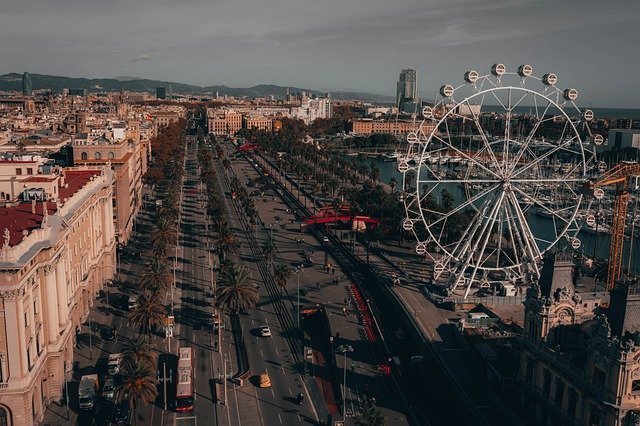
#> input picture PercepcionComputacional/TA1/Tratamiento-del-paisaje.jpg, 640 x 426 px
$ jupyter execute PC1_Pereira_Jose.ipynb   (shell and % lines are left out)
#> lines starting #> are read from the running program, lines starting #| are printed output that depends on the picture
# Laboratorio: Aplicación de operaciones elementales
**Nombre:** José Miguel Pereira Pontón

**Objetivos**

El objetivo de este laboratorio es familiarizarnos con las técnicas y herramientas de procesado de imagen. Tras realizar este laboratorio serás capaz de mejorar una imagen mediante la aplicación de técnicas básicas de preprocesado.

**Contenido**

1. Librerías
2. Importación de las imágenes
3. Corrección Gamma
4. Ecualización por Histograma

[cell 1]
# En caso de necesitar instalar las librerías, descomentar las líneas de comando!
#pip install opencv-python
#pip install numpy
#pip install matplotlib
#pip install imhist

[cell 2]
# Importación de las liberías
import numpy as np
import cv2
import matplotlib.pyplot as plt
import os
#from imhist import imhist, imcdf

[cell 3]
# Importar la imagen
img = cv2.imread("Tratamiento-del-paisaje.jpg", cv2.IMREAD_COLOR)
#> img is the input picture: shape (426, 640, 3); mean B, G, R 71.5, 74.7, 81.3

[cell 4]
cv2.imshow("image", img)
cv2.waitKey(0)
cv2.destroyAllWindows()

[cell 5]
plt.imshow(img,)
plt.show()

Cuando se importa la imagen mediante OpenCV, se la extrae en formato BGR, para la imagen con Matplotlib, la convertimos RGB en primera instancia.

[cell 6]
# Definición de función para convertir de BGR a RGB
def printRGB(image):
    image2 = cv2.cvtColor(image, cv2.COLOR_BGR2RGB)
    plt.imshow(image2,)
    plt.show()

[cell 7]
# Imprimir la imagen original en RGB
printRGB(img)

# Ecuación de la correción Gamma

$$\color{blue}{O=(\frac{I}{255})^{1/\gamma}}$$

*I:* Pixel de entrada [0,255]

*O:* Pixel de salida [0,255]

*${\gamma}$:* Control del brillo de la imagen.

Vamos a crear la función para el ajuste gamma

[cell 8]
# Función para la corrección gamma de la imagen
def adjust_gamma(image, gamma=1.0): # Valor de gamma por default 1
    # Creación de una tabla de busqueda para el mapeo de los valores de
    # pixel entre [0,255] al valor de gamma creado
    invGamma = 1.0 / gamma
    table = np.array([((i / 255.0) ** invGamma) * 255 for i in np.arange(0, 256)]).astype("uint8")
    # Aplicacion de la corrección gamma
    return cv2.LUT(image, table)

[cell 9]
# Función para mostrar juntas las dos imágenes
def printOriginalTranformed(image, gamma):
    image1 = cv2.cvtColor(image, cv2.COLOR_BGR2RGB)

    adjusted = adjust_gamma(image, gamma=gamma)
    adjusted = cv2.cvtColor(adjusted, cv2.COLOR_BGR2RGB)

    plt.subplots(figsize=(30, 15))
    plt.subplot(221)
    plt.imshow(image1)
    plt.title('Original')
    plt.subplot(222)
    plt.imshow(adjusted)
    titulo = 'Imagen con Corrección Gamma: ' + str(gamma)
    plt.title(titulo)

## Casos:

1. $\gamma = 1$

[cell 10]
def histograma(image, version):
    color = ('b','g','r')
    for channel,col in enumerate(color):
        histr = cv2.calcHist([image],[channel],None,[256],[0,256])
        plt.plot(histr,color = col)
        plt.xlim([0,256])
    titulo = 'Histograma de la imagen ' + version
    plt.title(titulo)
    plt.show()

[cell 11]
gamma = 1;

printOriginalTranformed(img, gamma = gamma)

[cell 12]
histograma(img, 'original')

[cell 13]
histograma(adjust_gamma(img,gamma), 'Ajustado')
#> the loop in histograma (call 2), `for channel,col in enumerate(color):` made 3 passes
#> col on passes 1 to 3: 'b', 'g', 'r'

2. $\gamma = 0.5$

[cell 14]
gamma = 0.5;

printOriginalTranformed(img, gamma = gamma)

[cell 15]
histograma(img, 'original')

[cell 16]
histograma(adjust_gamma(img,gamma), 'Ajustado')

3. $\gamma = 2$

[cell 17]
gamma = 2.5;

printOriginalTranformed(img, gamma = gamma)
#> in adjust_gamma (call 5), `return cv2.LUT(image, table)`:
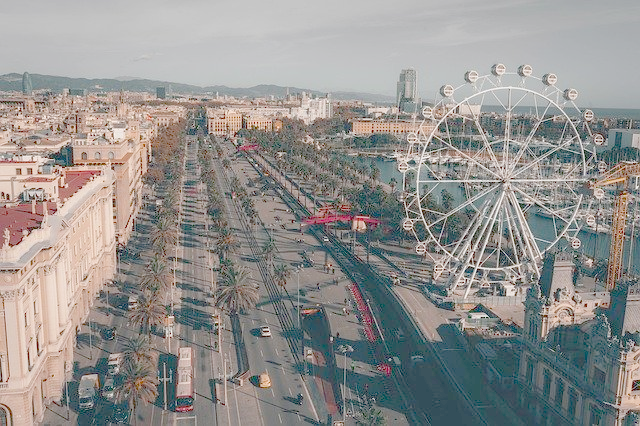
#> returned value: shape (426, 640, 3); mean of channels 0, 1, 2 143.6, 146, 147.4; drawn as B, G, R

[cell 18]
histograma(img, 'original')

[cell 19]
histograma(adjust_gamma(img,gamma), 'Ajustado')

Se logra apreciar que con un gamma < 1, se logra tener una imagen más oscura que la original, en el histograma se logra apreciar este efecto, debido a que se tiene una comprensión de cuanto a los valores cercanos a 0 (Negro).

Cuando se realiza la corrección mediante un gamma > 1, el histograma se logra ver expandido, si bien, antes se tiene una fuerte presencia de colores oscuros, ya se tiene una mayor variedad de tonos claros. Este efecto se lo logra apreciar en las tonalidades de la imagen.

[cell 20]
def ecualizadorRGB(imagen):
    # Separar cada uno de los canales, recordando que la imagen está en formato BGR
    b,g,r = cv2.split(imagen)
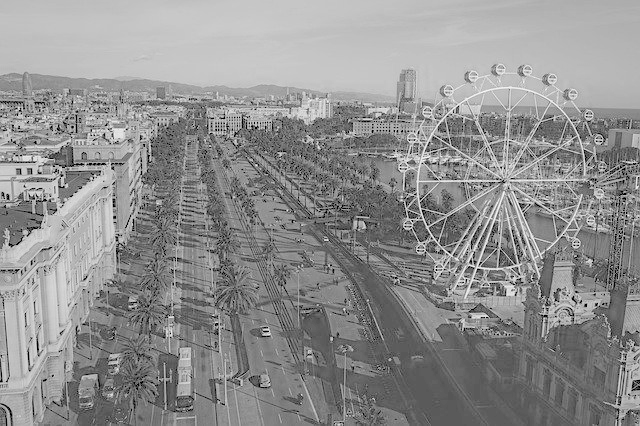
#> b: shape (426, 640); min 0, max 252, mean 143.6
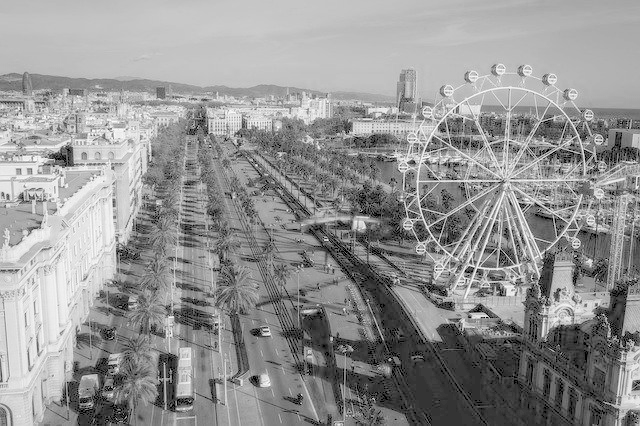
#> r: shape (426, 640); min 0, max 255, mean 147.4
    hist_b, bin_b = np.histogram(b.flatten(), 256, [0, 256])
#> hist_b = 256 values, max 5974 at index 198, min 0 at index 1, mean 1065; bin_b = 257 values from 0 to 256
    hist_g, bin_g = np.histogram(g.flatten(), 256, [0, 256])
#> hist_g = 256 values, max 6089 at index 198, min 0 at index 1, mean 1065; bin_g = 257 values from 0 to 256
    hist_r, bin_r = np.histogram(r.flatten(), 256, [0, 256])
#> hist_r = 256 values, max 6111 at index 195, min 0 at index 1, mean 1065; bin_r = 257 values from 0 to 256

    # Calcular la Funcion de Distribución Acumulada: Cumulative distribution function (cdf)
    cdf_b = np.cumsum(hist_b)
#> cdf_b = 256 values from 2507 to 272640
    cdf_g = np.cumsum(hist_g)
#> cdf_g = 256 values from 1225 to 272640
    cdf_r = np.cumsum(hist_r)
#> cdf_r = 256 values from 3702 to 272640

    # Generar una máscara del tamaño de los pixeles, iniciada en 0 y reemplazado con la media
    # Realizado para el canal azul
    cdf_mask_b = np.ma.masked_equal(cdf_b,0)
    cdf_mask_b = (cdf_mask_b - cdf_mask_b.min())*255/(cdf_mask_b.max()-cdf_mask_b.min())
    cdf_final_b = np.ma.filled(cdf_mask_b,0).astype('uint8')
#> cdf_final_b = 256 values from 0 to 255

    # Realizado para el canal verde
    cdf_mask_g = np.ma.masked_equal(cdf_g,0)
    cdf_mask_g = (cdf_mask_g - cdf_mask_g.min())*255/(cdf_mask_g.max()-cdf_mask_g.min())
    cdf_final_g = np.ma.filled(cdf_mask_g,0).astype('uint8')
#> cdf_final_g = 256 values from 0 to 255

    # Realizado para el canal rojo
    cdf_mask_r = np.ma.masked_equal(cdf_r,0)
    cdf_mask_r = (cdf_mask_r - cdf_mask_r.min())*255/(cdf_mask_r.max()-cdf_mask_r.min())
    cdf_final_r = np.ma.filled(cdf_mask_r,0).astype('uint8')
#> cdf_final_r = 256 values from 0 to 255

    # uniendo las imagenes en los canales b,g,r
    img_b = cdf_final_b[b]
    img_g = cdf_final_g[g]
    img_r = cdf_final_r[r]
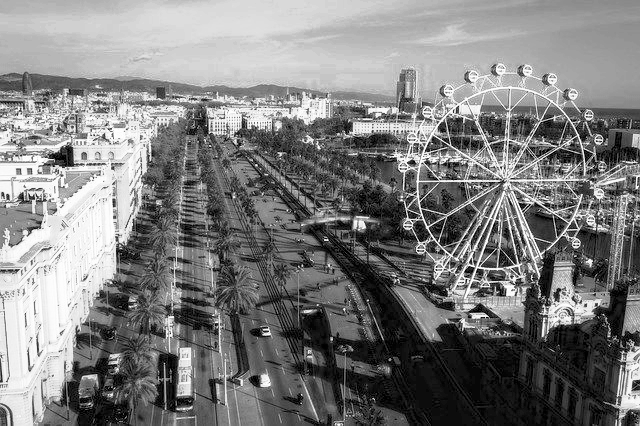
#> img_r: shape (426, 640); min 0, max 255, mean 126.3
    img_out = cv2.merge((img_b, img_g, img_r))
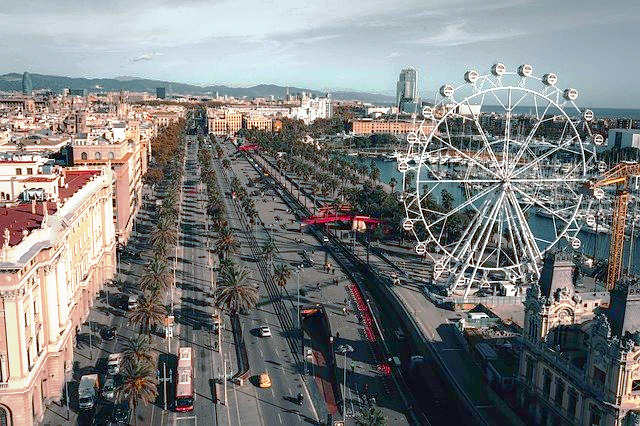
#> img_out: shape (426, 640, 3); mean B, G, R 127.1, 127.6, 126.3

    return img_out

[cell 21]
img_eq = ecualizadorRGB(adjust_gamma(img,gamma))
printRGB(img_eq)

[cell 22]
histograma(img_eq, ' Ecualizada')

[cell 23]
# Guardado de las imágenes
#cv2.imwrite('imagenEcualizadaGamma.jpg', img_eq)
#cv2.imwrite('imagenGamma.jpg', adjust_gamma(img,gamma))

Se logra apreciar que se obtuvo un mejor contraste en la foto tras haber aplicado una ecualización por histograma después de una corrección gamma.
En el histograma se logra apreciar una mejor distribución en cuanto las tonalidades

[cell 24]
imagen2 = cv2.imread("imagen2.jpg", cv2.IMREAD_COLOR)
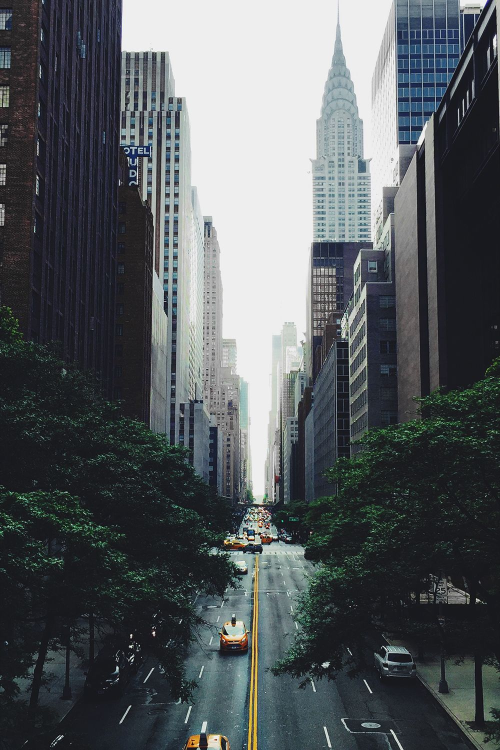
#> input picture PercepcionComputacional/TA1/imagen2.jpg, 1000 x 1500 px (shown at 1/2 size)
#> imagen2 is the input picture: shape (1500, 1000, 3); mean B, G, R 93.5, 90.6, 85.5
printRGB(imagen2)

[cell 25]
histograma(imagen2, 'original')

[cell 26]
# ajustar mediante corrección gamma, con gamma = 2.5
imagen2_gamma = adjust_gamma(imagen2,gamma)
printRGB(imagen2_gamma)

[cell 27]
histograma(imagen2_gamma, 'corrección gamma con factor 2.5')
#> in histograma (call 9), `plt.show()`:
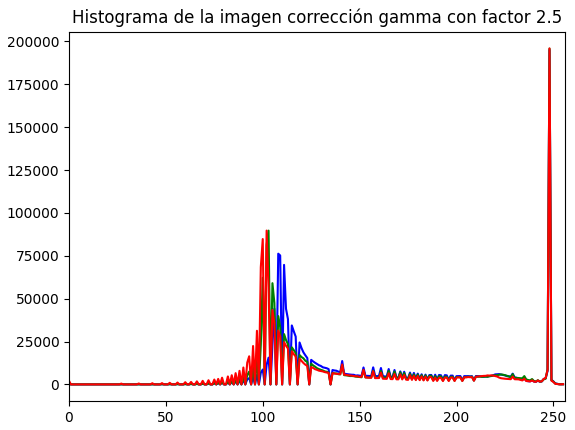
#> figure drawn by matplotlib, 1 panel; curve peaks at x = 248, y = 195024; curve peaks at x = 248, y = 195796; curve peaks at x = 248, y = 195951

[cell 28]
imagen2_eq = ecualizadorRGB(imagen2_gamma)
#> in ecualizadorRGB (call 2), `b,g,r = cv2.split(imagen)`:
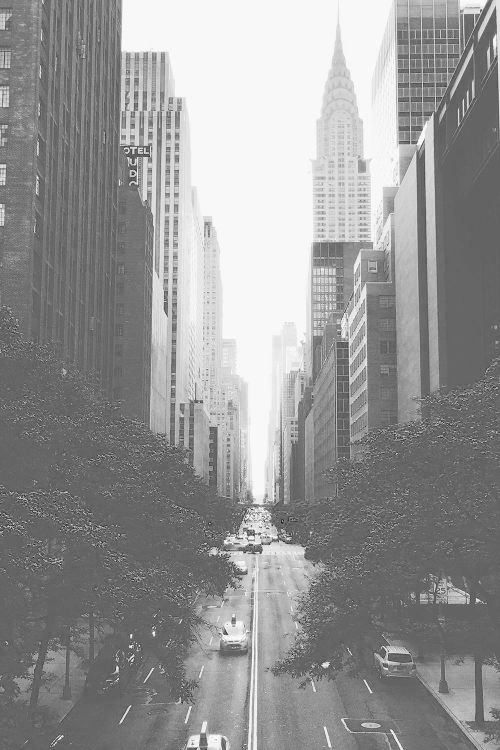
#> r: shape (1500, 1000) (shown at 1/2 size); min 0, max 255, mean 148.8
#> in ecualizadorRGB (call 2), `hist_b, bin_b = np.histogram(b.flatten(), 256, [0, 256])`: hist_b = 256 values, max 195024 at index 248, min 0 at index 1, mean 5859.4
#> in ecualizadorRGB (call 2), `hist_g, bin_g = np.histogram(g.flatten(), 256, [0, 256])`: hist_g = 256 values, max 195796 at index 248, min 0 at index 1, mean 5859.4
#> in ecualizadorRGB (call 2), `hist_r, bin_r = np.histogram(r.flatten(), 256, [0, 256])`: hist_r = 256 values, max 195951 at index 248, min 0 at index 1, mean 5859.4
#> in ecualizadorRGB (call 2), `cdf_b = np.cumsum(hist_b)`: cdf_b = 256 values from 509 to 1500000
#> in ecualizadorRGB (call 2), `cdf_g = np.cumsum(hist_g)`: cdf_g = 256 values from 46 to 1500000
#> in ecualizadorRGB (call 2), `cdf_r = np.cumsum(hist_r)`: cdf_r = 256 values from 2080 to 1500000
#> in ecualizadorRGB (call 2), `img_out = cv2.merge((img_b, img_g, img_r))`:
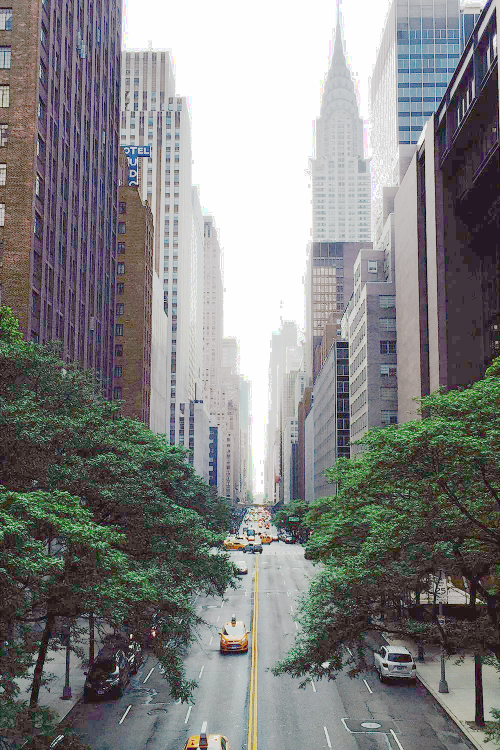
#> img_out: shape (1500, 1000, 3) (shown at 1/2 size); mean B, G, R 130.9, 131.3, 131.1
printRGB(imagen2_eq)

[cell 29]
histograma(imagen2_eq, 'corrección gamma con factor 2.5 + Ecualización')
#> in histograma (call 10), `plt.show()`:
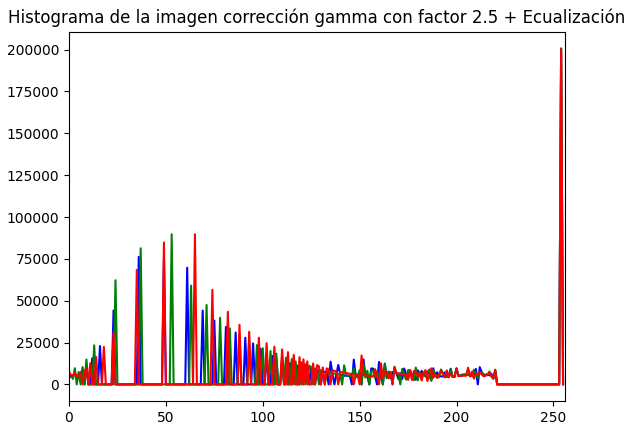
#> figure drawn by matplotlib, 1 panel; curve peaks at x = 254, y = 200508; curve peaks at x = 254, y = 200721; curve peaks at x = 254, y = 200288
